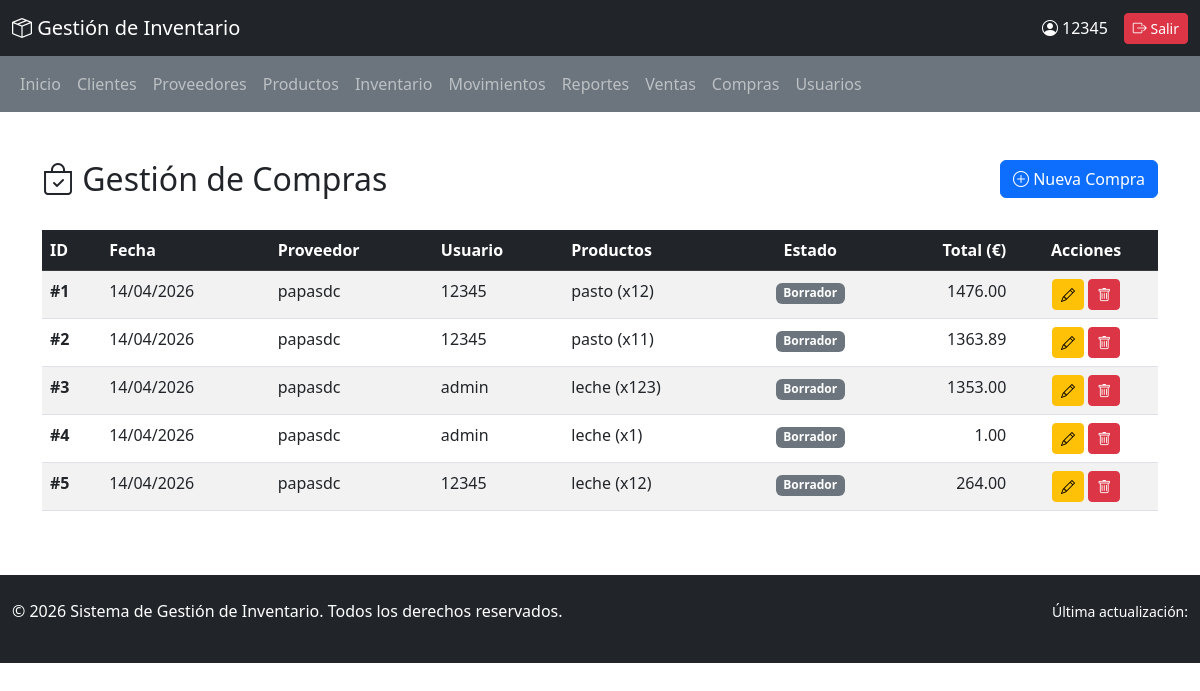
The app's page /compras/ (signed in) with its own data.
### inventario/models.py (models this page shows, shortened)
class Compra(models.Model):
    ESTADO_COMPRA = [
        ('borrador', 'Borrador'),
        ('confirmada', 'Confirmada'),
        ('recibida', 'Recibida'),
        ('cancelada', 'Cancelada'),
    ]
    fecha_compra = models.DateField(auto_now_add=True)
    proveedor = models.ForeignKey(Proveedor, on_delete=models.CASCADE, related_name='compras')
    usuario = models.ForeignKey(User, on_delete=models.CASCADE, related_name='compras_realizadas')
    estado = models.CharField(max_length=20, choices=ESTADO_COMPRA, default='borrador')
    total = models.DecimalField(max_digits=12, decimal_places=2, default=0)
    class Meta:
        ordering = ['-fecha_compra']
        verbose_name = 'Compra'
        verbose_name_plural = 'Compras'
    def calcular_total(self):
        return sum(detalle.subtotal() for detalle in self.detalles.all())

class Proveedor(models.Model):
    nombre_proveedor = models.CharField(max_length=100)
    telefono = models.CharField(max_length=9)
    email = models.EmailField(unique=True)
    direccion = models.CharField(max_length=200)
    fecha_creacion = models.DateTimeField(auto_now_add=True)
    class Meta:
        ordering = ['nombre_proveedor']
        verbose_name = 'Proveedor'
        verbose_name_plural = 'Proveedores'

class DetalleCompra(models.Model):
    compra = models.ForeignKey(Compra, on_delete=models.CASCADE, related_name='detalles')
    producto = models.ForeignKey(Producto, on_delete=models.CASCADE, related_name='detalles_compra')
    cantidad = models.PositiveIntegerField()
    precio_compra = models.DecimalField(max_digits=10, decimal_places=2)
    class Meta:
        unique_together = ['compra', 'producto']
        verbose_name = 'Detalle Compra'
        verbose_name_plural = 'Detalles Compra'
    def subtotal(self):
        return self.cantidad * self.precio_compra

class Producto(models.Model):
    nombre_producto = models.CharField(max_length=100)
    codigo = models.CharField(max_length=50, unique=True)
    descripcion = models.TextField()
    precio = models.DecimalField(max_digits=10, decimal_places=2)
    stock = models.PositiveIntegerField(default=0)
    stock_minimo = models.PositiveIntegerField(default=0)
    fecha_creacion = models.DateTimeField(auto_now_add=True)
    activo = models.BooleanField(default=True)
    class Meta:
        ordering = ['nombre_producto']
        verbose_name = 'Producto'
        verbose_name_plural = 'Productos'

### inventario/views.py (the view)
# urls.py: path('compras/', views.ver_compras, name='ver_compras'),
@login_required(login_url='login')
@administrador_required
@require_http_methods(["GET"])
def ver_compras(request):
    compras = Compra.objects.all()
    contexto = {'compras': compras}
    return render(request, 'compras.html', contexto)

### inventario/views.py (called while the page is built)
def administrador_required(view_func):
    return user_passes_test(
        lambda u: u.is_authenticated and (
            u.is_superuser or
            (hasattr(u, 'perfil') and u.perfil.rol == 'administrador')
        ),
        login_url='login',
        redirect_field_name=None
    )(view_func)

### inventario/templates/compras.html (shortened to what this page needs)
{% extends 'base.html' %}
{% block content %}
<div class="container my-5">
    <div class="row mb-4">
        <div class="col-md-8">
            <h2><i class="bi bi-bag-check"></i> Gestión de Compras</h2>
        </div>
        <div class="col-md-4 text-end">
            <a href="{% url 'agregar_compra' %}" class="btn btn-primary">
                <i class="bi bi-plus-circle"></i> Nueva Compra
            </a>
        </div>
    </div>
    {% if compras %}
        <div class="table-responsive">
            <table class="table table-hover table-striped">
                <thead class="table-dark">
                    <tr>
                        <th>ID</th>
                        <th>Fecha</th>
                        <th>Proveedor</th>
                        <th>Usuario</th>
                        <th>Productos</th>
                        <th class="text-center">Estado</th>
                        <th class="text-end">Total (€)</th>
                        <th class="text-center">Acciones</th>
                    </tr>
                </thead>
                <tbody>
                    {% for compra in compras %}
                        <tr>
                            <td><strong>#{{ compra.id }}</strong></td>
                            <td>{{ compra.fecha_compra|date:"d/m/Y" }}</td>
                            <td>{{ compra.proveedor.nombre_proveedor }}</td>
                            <td>{{ compra.usuario.username }}</td>
                            <td>
                                {% for detalle in compra.detalles.all %}
                                    {{ detalle.producto.nombre_producto }} (x{{ detalle.cantidad }})
                                {% endfor %}
                            </td>
                            <td class="text-center">
                                {% if compra.estado == 'borrador' %}
                                    <span class="badge bg-secondary">Borrador</span>
                                {% elif compra.estado == 'confirmada' %}
                                    <span class="badge bg-info">Confirmada</span>
                                {% elif compra.estado == 'recibida' %}
                                    <span class="badge bg-success">Recibida</span>
                                {% else %}
                                    <span class="badge bg-danger">Cancelada</span>
                                {% endif %}
                            </td>
                            <td class="text-end">{{ compra.calcular_total }}</td>
                            <td class="text-center">
                                <a href="{% url 'editar_compra' compra.id %}" class="btn btn-sm btn-warning" title="Editar">
                                    <i class="bi bi-pencil"></i>
                                </a>
                                <a href="{% url 'eliminar_compra' compra.id %}" class="btn btn-sm btn-danger" title="Eliminar">
                                    <i class="bi bi-trash"></i>
                                </a>
                            </td>
                        </tr>
                    {% endfor %}
                </tbody>
            </table>
        </div>
    {% else %}
        <div class="alert alert-info text-center">
            <p>No hay compras registradas. <a href="{% url 'agregar_compra' %}" class="alert-link">Registrar una nueva</a></p>
        </div>
    {% endif %}
</div>
{% endblock %}

### inventario/templates/base.html (shortened to what this page needs)
<!DOCTYPE html>
<html lang="es">
<head>
    <link href="https://cdn.jsdelivr.net/npm/bootstrap@5.3.0/dist/css/bootstrap.min.css" rel="stylesheet">
    <link rel="stylesheet" href="https://cdn.jsdelivr.net/npm/bootstrap-icons@1.10.0/font/bootstrap-icons.css">
</head>
<body>
    <nav class="navbar navbar-dark bg-dark sticky-top">
        <div class="container-fluid">
            <span class="navbar-brand">
                <i class="bi bi-box-seam"></i> Gestión de Inventario
            </span>
            <div class="d-flex align-items-center gap-3">
                <span class="text-white">
                    <i class="bi bi-person-circle"></i> {{ user.username }}
                </span>
                <form method="post" action="{% url 'logout' %}" class="d-inline">
                    <button type="submit" class="btn btn-danger btn-sm">
                        <i class="bi bi-box-arrow-right"></i> Salir
                    </button>
                </form>
            </div>
        </div>
    </nav>
    <nav class="navbar navbar-expand-lg navbar-dark bg-secondary">
        <div class="container-fluid">
            <div class="collapse navbar-collapse show">
                <ul class="navbar-nav me-auto mb-2 mb-lg-0">
                    <li class="nav-item"><a class="nav-link" href="{% url 'inicio' %}">Inicio</a></li>
                    {% if user.is_staff or perms.inventario.view_cliente %}
                        <li class="nav-item"><a class="nav-link" href="{% url 'ver_clientes' %}">Clientes</a></li>
                    {% endif %}
                    {% if user.is_staff or perms.inventario.view_proveedor %}
                        <li class="nav-item"><a class="nav-link" href="{% url 'ver_proveedores' %}">Proveedores</a></li>
                    {% endif %}
                    {% if user.is_staff or perms.inventario.view_producto %}
                        <li class="nav-item"><a class="nav-link" href="{% url 'ver_productos' %}">Productos</a></li>
                        <li class="nav-item"><a class="nav-link" href="{% url 'consultar_inventario' %}">Inventario</a></li>
                    {% endif %}
                    {% if user.is_staff %}
                        <li class="nav-item"><a class="nav-link" href="{% url 'ver_movimientos' %}">Movimientos</a></li>
                        <li class="nav-item"><a class="nav-link" href="{% url 'ver_reportes' %}">Reportes</a></li>
                    {% endif %}
                    {% if user.is_staff or perms.inventario.view_venta %}
                        <li class="nav-item"><a class="nav-link" href="{% url 'ver_ventas' %}">Ventas</a></li>
                    {% endif %}
                    {% if user.is_staff or perms.inventario.view_compra %}
                        <li class="nav-item"><a class="nav-link" href="{% url 'ver_compras' %}">Compras</a></li>
                    {% endif %}
                    {% if user.is_authenticated and user.is_staff %}
                        <li class="nav-item"><a class="nav-link" href="{% url 'ver_usuarios' %}">Usuarios</a></li>
                    {% endif %}
                </ul>
            </div>
        </div>
    </nav>
    <main>
        {% block content %}{% endblock %}
    </main>
    <footer class="bg-dark text-white mt-5 py-4">
        <div class="container-fluid">
            <div class="row">
                <div class="col-md-6">
                    <p>&copy; 2026 Sistema de Gestión de Inventario. Todos los derechos reservados.</p>
                </div>
                <div class="col-md-6 text-end">
                    <small>Última actualización: {{ now|date:"d/m/Y H:i" }}</small>
                </div>
            </div>
        </div>
    </footer>
</body>
</html>

### records on screen
Compra: id "1", fecha_compra "14/04/2026", proveedor.nombre_proveedor "papasdc", usuario.username "12345", estado "Borrador", calcular_total "1476.00"
DetalleCompra: producto.nombre_producto "pasto", cantidad "12"
Compra: id "2", fecha_compra "14/04/2026", proveedor.nombre_proveedor "papasdc", usuario.username "12345", estado "Borrador", calcular_total "1363.89"
DetalleCompra: producto.nombre_producto "pasto", cantidad "11"
Compra: id "3", fecha_compra "14/04/2026", proveedor.nombre_proveedor "papasdc", usuario.username "admin", estado "Borrador", calcular_total "1353.00"
DetalleCompra: producto.nombre_producto "leche", cantidad "123"
Compra: id "4", fecha_compra "14/04/2026", proveedor.nombre_proveedor "papasdc", usuario.username "admin", estado "Borrador", calcular_total "1.00"
DetalleCompra: producto.nombre_producto "leche", cantidad "1"
Compra: id "5", fecha_compra "14/04/2026", proveedor.nombre_proveedor "papasdc", usuario.username "12345", estado "Borrador", calcular_total "264.00"
DetalleCompra: producto.nombre_producto "leche", cantidad "12"

### other values on screen
{{ user.username }} "12345"
